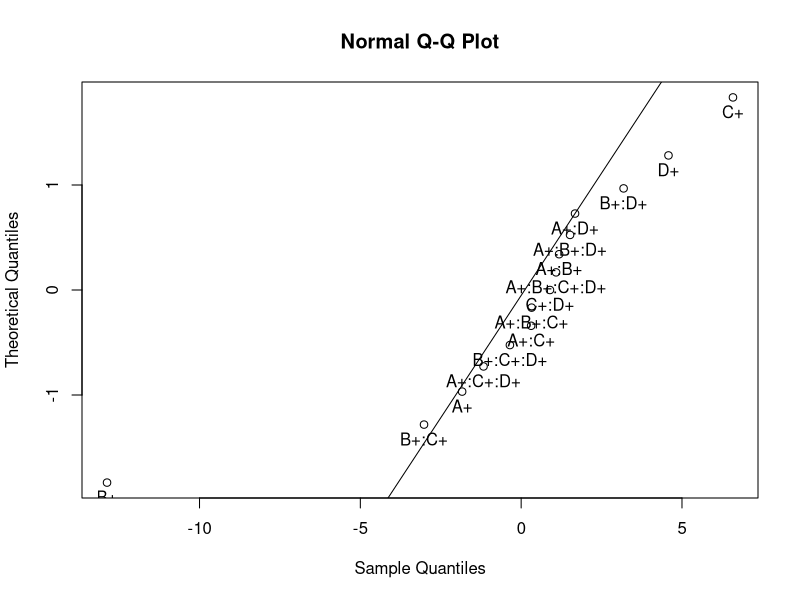
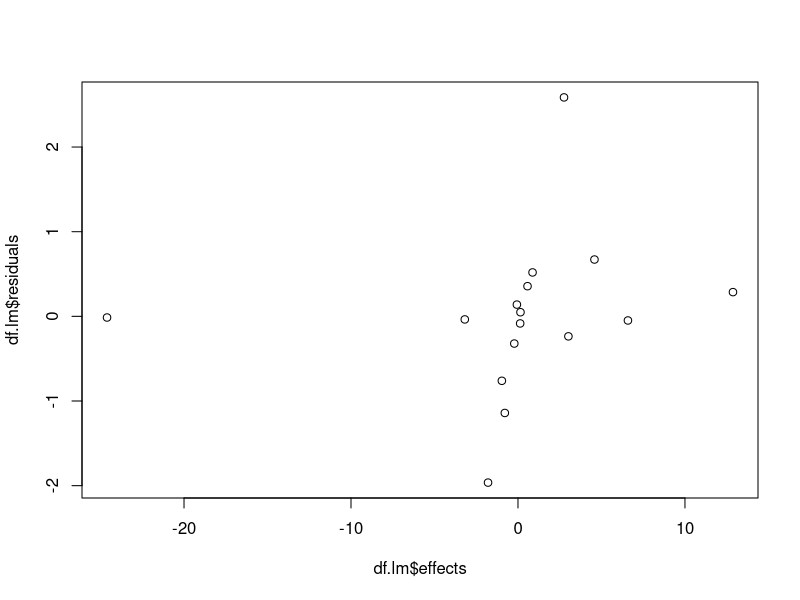
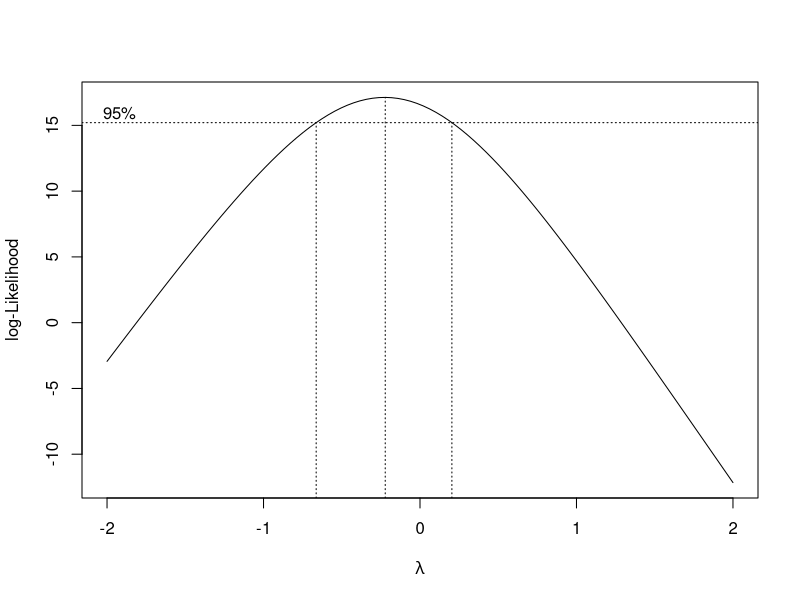

The R source for these figures, in order:
#Mineral oil drilling plant
#A:Drill load
#B:Flow Rate
#C: Rotatotion speed
#D: type drill
#Y: Drill advance rate

#2^4 unreplicated FP

rm(list = ls())

lvl <- c("-", "+")

#generating design matrix
(df <- expand.grid(A = lvl, B = lvl, C = lvl, D = lvl))

df$Y <- c(
  1.68, 1.98, 4.98, 5.70,
  3.24, 3.44, 9.97, 9.07,
  2.07, 2.44, 7.77, 9.43,
  4.09, 4.53, 11.75, 16.30
)

#full linear model
df.lm <- lm(Y~A*B*C*D, data = df)

anova(df.lm)
df.lm$residuals

#Daniel's method
n <- length(df.lm$effects)
effects <- as.vector(df.lm$effects)[2:n]
qn <- qqnorm(effects, datax = T)
text(qn$x, qn$y, labels = names(df.lm$effects)[2:n], pos = 1)
qqline(df.lm$effects, datax = T)

#conservative model:
df.lm <- lm(Y~B*C*D+A, data = df)
anova(df.lm)

df.lm <- lm(Y~B*C+B*D, data = df)
anova(df.lm)

plot(df.lm$effects, df.lm$residuals)
#USE BOX_COX transorm
library(MASS)
boxcox(Y~B*C+B*D, data = df)